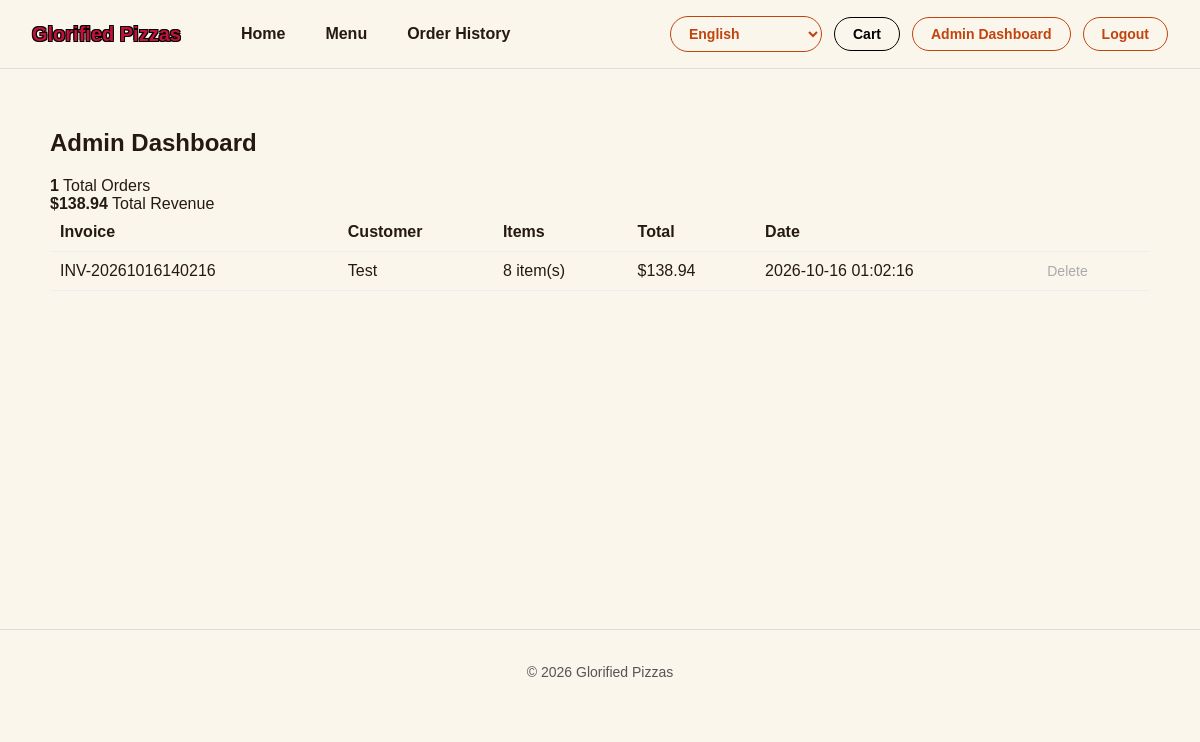
Before: /admin (signed in) with the older database file.
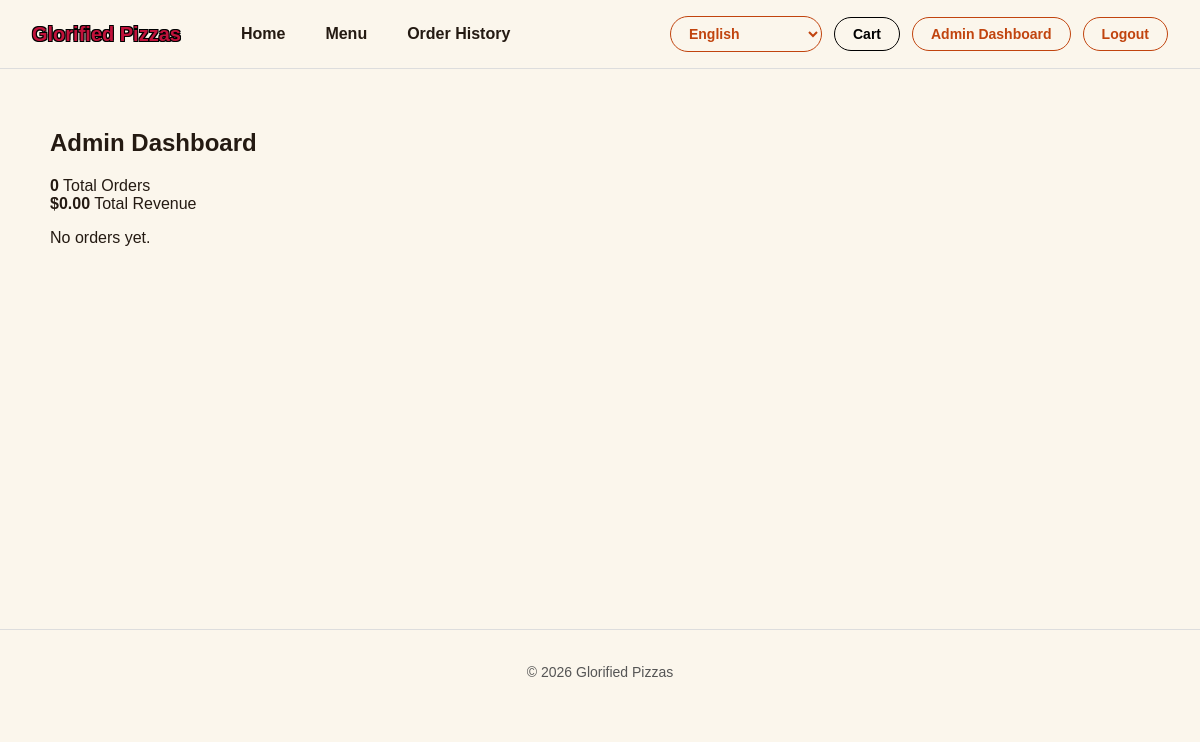
After: the same page with the newer database file.
### tables this page shows
CREATE TABLE orders (
                order_id INTEGER PRIMARY KEY AUTOINCREMENT,
                invoice_number TEXT,
                customer_name TEXT,
                cart_items TEXT,
                total REAL,
                date TIMESTAMP DEFAULT CURRENT_TIMESTAMP
            );

### AS91897-AS91896-main/app.py (the view)
@app.route('/admin')
def admin_dashboard():
    if not session.get('is_admin'):
        flash('Please log in to view the admin dashboard.')
        return redirect(url_for('login'))
    with sqlite3.connect('pizza_shop.db') as conn:
        cursor = conn.cursor()
        cursor.execute('SELECT * FROM orders ORDER BY order_id DESC')
        rows = cursor.fetchall()
    orders = []
    revenue = 0
    for row in rows:
        orders.append({
            'order_id': row[0],
            'invoice_number': row[1],
            'customer_name': row[2],
            'cart_items': json.loads(row[3]),
            'total': row[4],
            'date': row[5]
        })
        revenue += row[4]
    return render_template('admin.html', orders=orders, order_count=len(orders), revenue=revenue)

### AS91897-AS91896-main/templates/admin.html (shortened to what this page needs)
{% extends "base.html" %}
{% block content %}
<h2>Admin Dashboard</h2>
<div class="admin-stats">
    <div class="stat-box">
        <strong>{{ order_count }}</strong>
        <span>Total Orders</span>
    </div>
    <div class="stat-box">
        <strong>${{ "%.2f"|format(revenue) }}</strong>
        <span>Total Revenue</span>
    </div>
</div>
{% if not orders %}
<p>No orders yet.</p>
{% else %}
<table class="checkout-table">
    <thead>
        <tr>
            <th>Invoice</th>
            <th>Customer</th>
            <th>Items</th>
            <th>Total</th>
            <th>Date</th>
            <th></th>
        </tr>
    </thead>
    <tbody>
        {% for order in orders %}
        <tr>
            <td>{{ order.invoice_number }}</td>
            <td>{{ order.customer_name }}</td>
            <td>{{ order.cart_items|length }} item(s)</td>
            <td>${{ "%.2f"|format(order.total) }}</td>
            <td>{{ order.date }}</td>
            <td>
                <form action="{{ url_for('admin_delete_order', order_id=order.order_id) }}" method="POST">
                    <button type="submit" class="cart-remove-btn">Delete</button>
                </form>
            </td>
        </tr>
        {% endfor %}
    </tbody>
</table>
{% endif %}
{% endblock %}

Changed rows visible on the page:
removed orders: invoice_number "INV-20261016140216", customer_name "Test", cart_items|length "8", total "138.94", date "2026-10-16 01:02:16"
Other visible differences:
{{ order_count }}: "1" → "0"
{{ "%.2f"|format(revenue) }}: "138.94" → "0.00"
text no longer shown: "Invoice Customer Items Total Date"
text now shown: "No orders yet."
